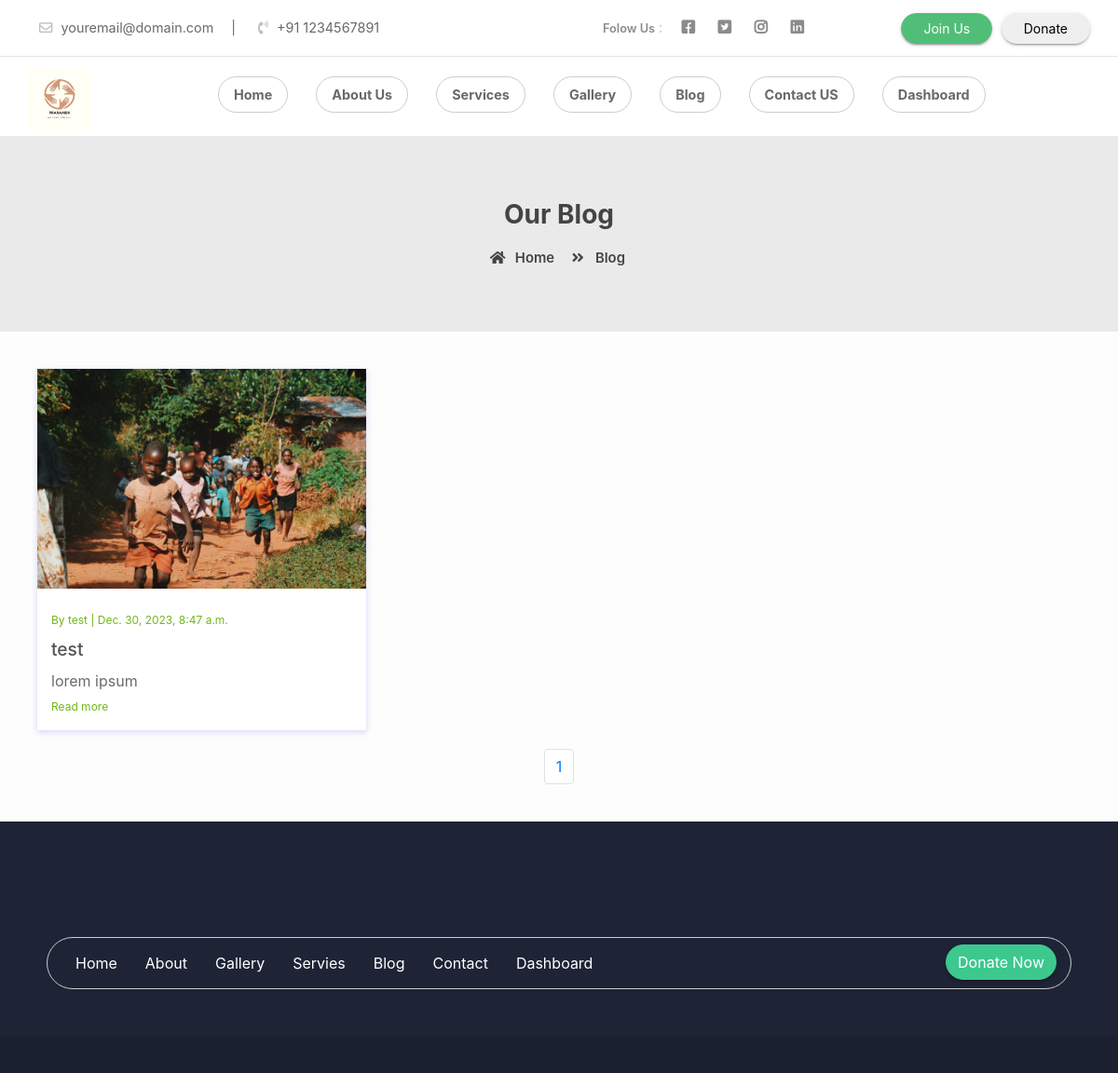
Screenshot of /blog/ with the database file from the repository.
### blog/models.py (models this page shows, shortened)
class Blog(models.Model):
    title = models.CharField(max_length=500, blank=True)
    author = models.ForeignKey(User, on_delete=models.CASCADE)
    content = models.TextField(blank=True)
    image = models.FileField(upload_to="blog/", max_length=500, blank=True)
    timestamp = models.DateTimeField(default=timezone.now())

### blog/views.py (the view)
# urls.py: 2. Add a URL to urlpatterns:  path('blog/', include('blog.urls'))
def blog(request):
    obj = Blog.objects.all()
    paginator = Paginator(obj, 6)
    page_number = request.GET.get('page')
    blog_obj = paginator.get_page(page_number)
    total_pages = blog_obj.paginator.num_pages
    context = {
        'blog_obj': blog_obj,
        'last_page': total_pages,
        'total_page': [page + 1 for page in range(total_pages)]
    }
    return render(request, "blog.html", context=context)

### templates/blog.html (shortened to what this page needs)
{% extends 'base.html' %}
{% block body %}
{% load static %}
    <div class="page-nav no-margin row">
        <div class="container">
            <div class="row">
                <h2>Our Blog</h2>
                <ul>
                    <li> <a href="{% url 'home' %}"><i class="fas fa-home"></i> Home</a></li>
                    <li><i class="fas fa-angle-double-right"></i> Blog</li>
                </ul>
            </div>
        </div>
    </div>
    <section class="our-blog">
         	<div class="container">
        		<div class="blog-row row">
        			<div class="blog-row row">
                    {% for blog in blog_obj %}
        			<div class="col-md-4 col-sm-6">
        				<div class="single-blog">
        					<figure>
        						<img src="{{blog.image.url}}" alt="">
        					</figure>
        					<div class="blog-detail">
        						<small>By {{blog.author}} | {{blog.timestamp}}</small>
								<h4>{{blog.title | safe}}</h4>
								{{blog.content | safe | slice:':222'}}
								<form method="post">
								<div class="link">
									<a type="submit" href="{% url 'blogdetails' blog.id %}">Read more </a><i class="fas fa-long-arrow-alt-right"></i>
								</div>
								</form>
        					</div>
        				</div>
        			</div>
                    {% endfor %}
        		</div>
        		</div>
         	</div>
		<nav aria-label="Page navigation example">
			<ul class="pagination justify-content-center">
				{% for page in total_page %}
			  <li class="page-item"><a class="page-link" href="?page={{page}}">{{page}}</a></li>
				{% endfor %}
			</ul>
		  </nav>
         </section>
{% endblock %}

### static/assets/css/style.css (style rules this page uses)
* { margin: 0px; padding: 0px; list-style: none; }
img { max-width: 100%; }
a { text-decoration: none; outline: none; color: #444; }
ul { margin-bottom: 0; padding-left: 0; }
html, body { height: 100%; }
.no-margin { margin: 0px; }
::placeholder { color: #747f8a !important; font-size: 13px; opacity: .5 !important; }
h1, h2, h3, h4, h5, h6 { color: #545454; }
body { background-color: #f1f1f145 !important; -webkit-font-smoothing: antialiased; -moz-osx-font-smoothing: grayscale; text-rendering: optimizeLegibility; color: #6A6A6A; overflow-x: hidden; }
.page-nav { background-size: 100%; padding: 68px; text-align: center; background-color: #eaeaea; }
.page-nav ul { float: none; margin: auto; }
.page-nav h2 { font-size: 28px; width: 100%; font-weight: 700; color: #444; }
.page-nav ul li { float: left; margin-right: 10px; margin-top: 10px; font-size: 16px; font-size: .93rem; font-weight: 600; color: #444; }
.page-nav ul li i { width: 30px; text-align: center; color: #444; }
.page-nav ul li a { color: #444; font-size: .93rem; font-weight: 600; }
.container { max-width: 1170px; }
.our-blog { background-color: #FDFDFD; padding: 40px; }
.our-blog .single-blog { margin-bottom: 20px; background-color: #FFF; box-shadow: 0 2px 6px 0 rgba(218, 218, 253, 0.65), 0 2px 6px 0 rgba(206, 206, 238, 0.54); }
.our-blog .single-blog figure { margin-bottom: 5px; }
.our-blog .single-blog .blog-detail { padding: 15px; }
.our-blog .single-blog small { color: #71b61b; font-size: 12px; }
.our-blog .single-blog h4 { font-size: 1.2rem; margin-bottom: 10px; margin-top: 10px; }
.our-blog .single-blog .link a { font-size: 12px; color: #71b61b; }
.our-blog .single-blog .link i { padding-top: 6px; margin-left: 5px; color: #FFFFFF; }

### rows the page displays
Blog: image (picture), author "test", timestamp "Dec. 30, 2023, 8:47 a.m.", title "test", content "lorem ipsum"

### other values shown
{{ page }} "1"
